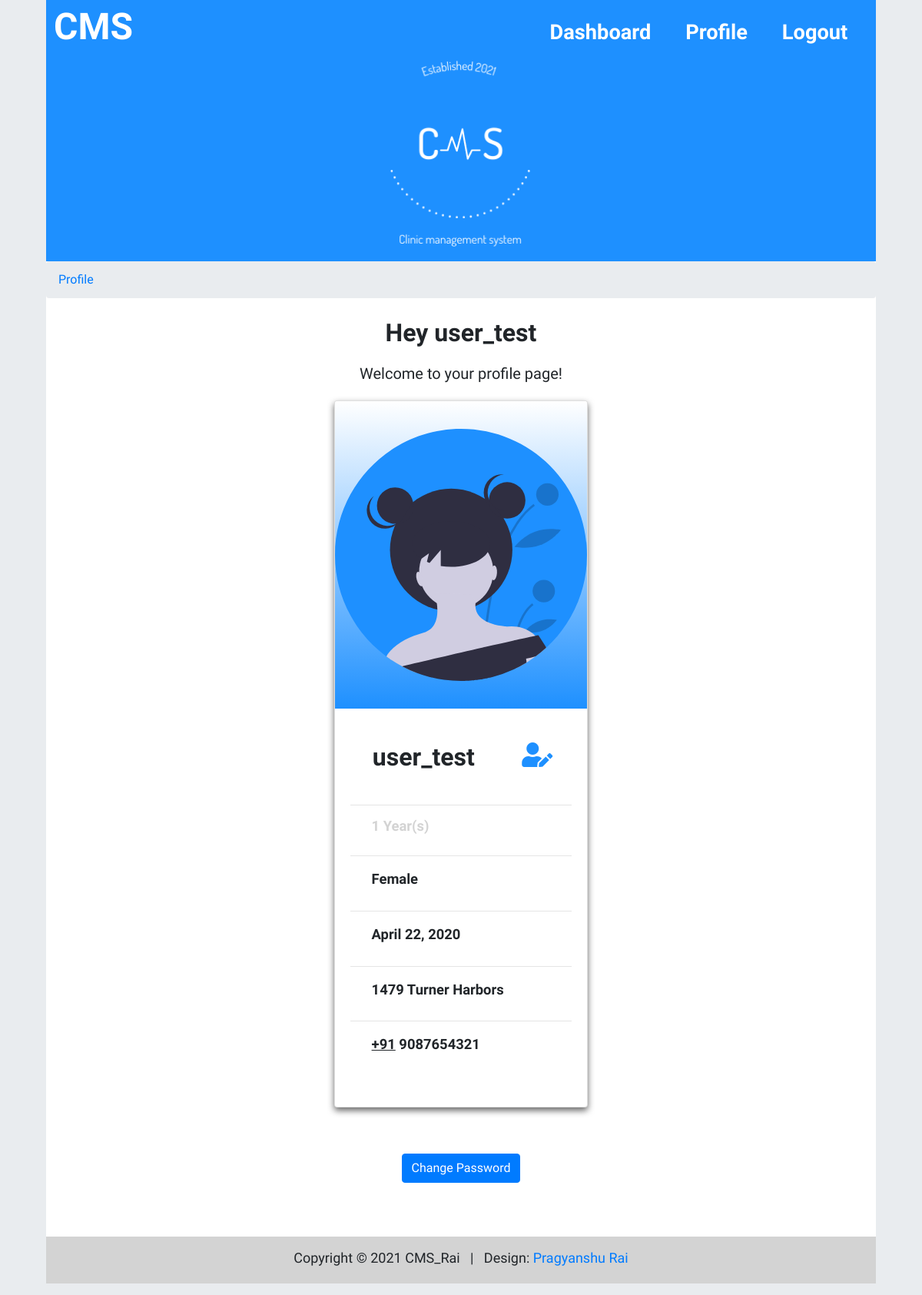
The app's page /profile (signed in), older data.
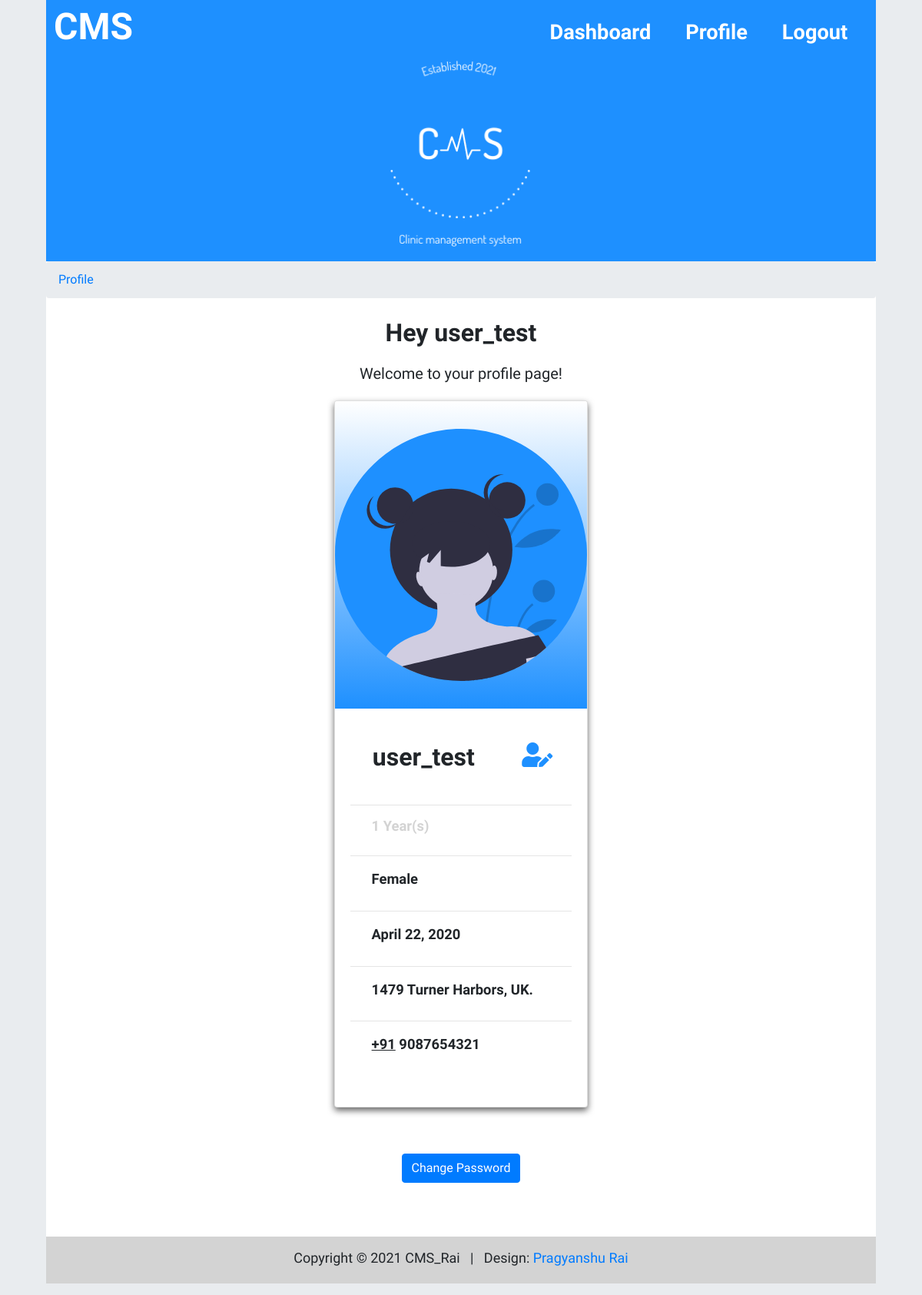
The same page, newer data.
### cms/models.py (models this page shows, shortened)
class Contact(models.Model):
    user = models.OneToOneField(User, on_delete=models.CASCADE)
    gender = models.CharField(max_length=10, default="other")
    dob = models.DateField(auto_now_add=False, auto_now=False, blank=True)
    address = models.CharField(max_length=80)
    phone = models.CharField(max_length=11)
    profile_pic = models.ImageField(null=True, default="null", upload_to="profile_pics")

### cms/views.py (the view)
# urls.py: path('profile', views.profile, name='profile'),
def profile(request):
    global stuff
    modifySession(request)
    if request.user.is_authenticated == True:
        stuff['contact'] = Contact.objects.get(user=request.user)
        stuff['age'] = age(to_date(str(stuff['contact'].dob)))
        if request.method == "POST":
            check = updateContact(request.POST, request.FILES, instance=stuff['contact'])
            if check.is_valid():
                check.save()
                stuff['warning'] = False
                messages.info(request, "  User Profile Updated Successfully")
            else:
                stuff['warning'] = True
                messages.info(request, "  User Profile Update Failed")
        else:
            fresh = stuff.get("fresh-login", False)
            if fresh:
                messages.info(request, "  logged in")
                stuff['warning'] = False
                stuff['fresh-login'] = False
            else:
                stuff['show'] = False
        form = updateContact(instance=stuff['contact'])
        stuff['form'] = form
        return render(request, 'cms/profile.html', stuff)
    return redirect('login')

### cms/models.py (called while the page is built)
def to_date(date):
    if type(date) == str:
        date = date.replace(" ", "")
        date = list(map(int, date.split("-")))
        date = datetime.date(date[0], date[1], date[2])
    return date

def age(dob):
    today = datetime.date.today()
    if today.month == dob.month:
        return str(today.day - dob.day)+" Day(s)"
    if today.year == dob.year:
        return str(today.month - dob.month)+" Month(s)"
    return str(today.year - dob.year - ((today.month, today.day) < (dob.month, dob.day)))+" Year(s)"

### cms/viewsUtil.py (called while the page is built)
def modifySession(request):
    if 'user' not in request.session:
        auth.logout(request)
        print("logout")
        return False
    request.session.modified = True
    return request

### templates/cms/profile.html (shortened to what this page needs)
{% extends 'cms/base.html' %}
{% load static %}
            {% block breadcrumbs %}
                <li><a href="{% url 'profile' %}">Profile</a></li>
            {% endblock %}
{% block main_block %}
   <main class="main-body">
	    <header class="row welcome-section">
            <div class="col-lg-12 text-center contain">
				<h2><strong>Hey {{user.first_name}}</strong></h2>
            </div>
            <div class="col-lg-1">
            </div>
            <div class="col-lg-10 text-center">
		    <p class="main-content">Welcome to your profile page!</p>
            </div>
            <div class="col-lg-1">
            </div>
	    </header>
		<div class="container-fluid">
            <div class="row">
                <div class="col-lg-4">
                </div>
                <div class="col-lg-4">
                    <div class="card pointer">
                        {% if "null" not in contact.profile_pic %}
                            <img src="{{ contact.profile_pic.url }}" class="card-img-top" height="400px;" alt="profile picture">
                        {% else %}
                        {% if gender == "Male" %}
                            <img src="{% static 'cms/img/male_avatar.svg' %}" class="card-img-top gradient" height="400px;"/>
                        {% else %}
                            <img src="{% static 'cms/img/female_avatar.svg' %}" class="card-img-top gradient" height="400px;"/>
                        {% endif %}
                        {% endif %}
                        <div class="card-body">
                            <div class="top">
                                <h2 class="card-title-prof pointer" ><b>{{user.first_name}}</b></h2>
                                <a class="card-icon fas fa-user-edit side-header dodger pointer" data-toggle="modal" data-target="#cancelModal" title="update profile"></a>
                            </div>
                            <hr>
                            <h4 class="card-text-prof bg-fade pointer" >{{age}}</h4>
                            <hr>
                            <p class="card-text-prof bio pointer" >{{contact.gender}}</p>
                            <hr>
                            <p class="card-text-prof bio pointer" ><b>{{contact.dob}}</b></p>
                            <hr>
                            <p class="card-text-prof bio pointer" >{{contact.address}}</p>
                            <hr>
                            <p class="card-text-prof bio pointer" ><b> <u>+91</u>&nbsp;{{contact.phone}}</b></p>
                        </div>
                    </div>
                </div>
            </div>
        <div class="space"></div>
        <div class="container-fluid">
            <div class="row">
                <div class="col-lg-4">
                </div>
                <div class="col-lg-4 text-center">
                    <a class="btn btn-primary" href="{% url 'forgot' %}">Change Password</a>
                </div>
            </div>
        </div>
    </main>
{% endblock %}

Row changes from the older to the newer data that the page shows:
changed Contact "Female": address "1479 Turner Harbors" → "1479 Turner Harbors, UK."
